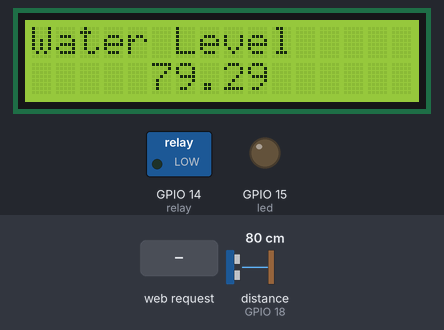
Bench run of a sketch on a simulated ESP32. Parts: 16×2 character LCD, switched loads named in the sketch (green lamp = pin HIGH), output pins drawn as LEDs (lit = HIGH). Wiring (inferred from the names in the program): ultrasonic range finder: trigger GPIO 5; echo GPIO 18. The test bench sets the inputs (shaded band); at power-on: distance to the obstacle (sensor on GPIO 18) 80 cm. The echo pulse lasts 58.3 µs per cm; WiFi joins after 1.5 s; servers stay silent unless stated; uploads are accepted with an empty reply; pins used as bus, display or sensor lines are not drawn; what the sketch prints to the serial monitor is not drawn.

Above: at 2.8 s.
2.9 s: distance to the obstacle (sensor on GPIO 18) set to 12 cm
At 3.7 s:
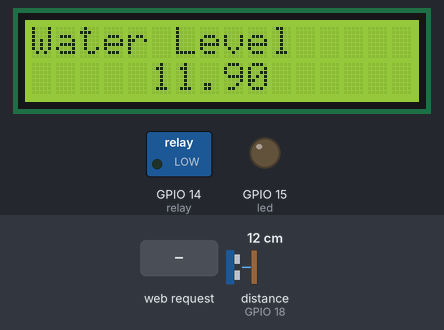
4.6 s: distance to the obstacle (sensor on GPIO 18) set to 9 cm
At 5.0 s:
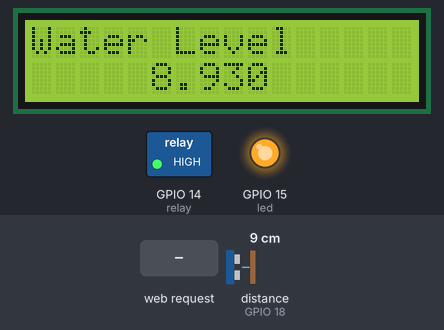
6.1 s: HTTP request GET /manStop received
At 7.3 s:
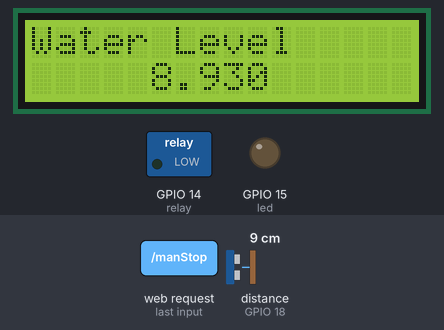
7.6 s: distance to the obstacle (sensor on GPIO 18) set to 2 cm
At 8.9 s:
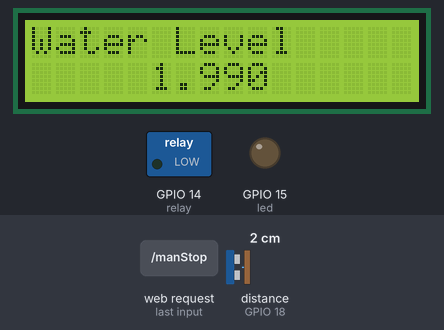
9.2 s: HTTP request GET /autoMode received
At 10.4 s:
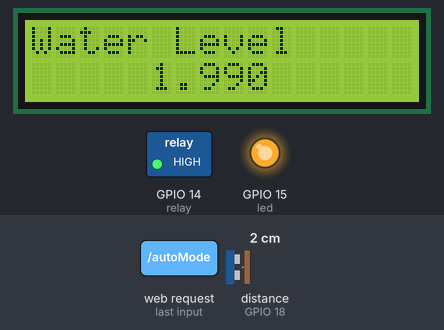
Timing chart, 0 to 11.7 s (numbered marks = the images above; inputs shaded):
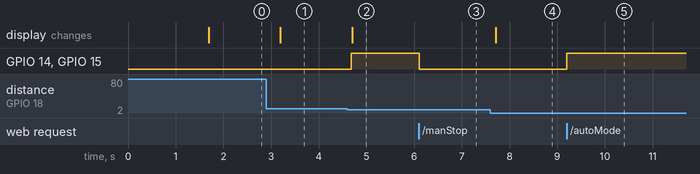

The sketch:

midsem2.ino
```cpp
/**
 * BasicHTTPClient.ino
 *
 *  Created on: 24.05.2015
 *
 */

#include <Arduino.h>
#include <LiquidCrystal_I2C.h>
#include <WiFi.h>
#include <WiFiMulti.h>
#include <WiFiClient.h>
#include <WebServer.h>
#include <ESPmDNS.h>
#include <HTTPClient.h>
#include "htmlPage.h"
#define SOUND_SPEED 0.034


unsigned long prevTime_T1 = millis();
long interval_T1 = 300;
unsigned long prevTime_T2 = millis();
long interval_T2 = 300;
unsigned long prevTime_T3 = millis();
long interval_T3 = 300;
unsigned long prevTime_T4 = millis();
long interval_T4 = 300;

const int trigPin = 5;
const int echoPin = 18;
int led = 15;
int relay = 14;
int pin = 23;
long duration;
float distanceCm;

int auto_state = 0;     //0 for auto 1 for manual off 2 for manual on

//const char* ssid = "DUFIE-HOSTEL";
//const char* password = "Duf1e@9723";


//const char* ssid = "Ben.Fra.Pri";
//const char* password = "M633SFTK";

//const char* ssid = "Millz";
//const char* password = "nanayaw22";

const char* ssid = "S8";
const char* password = "Pakus+12";

WebServer server(80);

WiFiMulti wifiMulti;

LiquidCrystal_I2C lcd(0x27,16,2);  // set the LCD address to 0x27 for a 16 chars and 2 line display


void handleRoot() {
//  server.send(200, "text/html", theHtmlCode);
server.send(200, "text/html", theHtmlCode);
}

void handleWaterLevel(){
  server.send(200, "text/plain", String(distanceCm) );
}

void dashboard(){
  server.send(200, "text/html", theHtmlCode);
}

void waterlevels(){
    digitalWrite(trigPin, LOW);
    delayMicroseconds(2);

    digitalWrite(trigPin, HIGH);
    delayMicroseconds(10); // Sets the trigPin on HIGH state for 10 micro seconds
    digitalWrite(trigPin, LOW);

    duration = pulseIn(echoPin, HIGH); // Reads the echoPin, returns the sound wave travel time in microseconds

    distanceCm = duration * SOUND_SPEED/2;  // Calculate the distance

    String water_reading = String(distanceCm);
    server.send(200, "text/plain", water_reading);
}


void handleNotFound() {
  //digitalWrite(led, 1);
  String message = "File Not Found\n\n";
  message += "URI: ";
  message += server.uri();
  message += "\nMethod: ";
  message += (server.method() == HTTP_GET) ? "GET" : "POST";
  message += "\nArguments: ";
  message += server.args();
  message += "\n";
  for (uint8_t i = 0; i < server.args(); i++) {
    message += " " + server.argName(i) + ": " + server.arg(i) + "\n";
  }
  server.send(404, "text/plain", message);
  //digitalWrite(led, 0);
}


void autoMode(){
  auto_state = 0;
}

void manStart(){
  auto_state = 2;
}


void manStop(){
  auto_state = 1;
}


void setup(void) {
    Serial.begin(115200);

    lcd.init();
    lcd.clear();
    lcd.backlight();      // Make sure backlight is on

    pinMode(trigPin, OUTPUT); // Sets the trigPin as an Output
    pinMode(echoPin, INPUT); // Sets the echoPin as an Input
    pinMode(led, OUTPUT); // Sets the trigPin as an Output
    pinMode(relay, OUTPUT); // Sets the trigPin as an Output


    WiFi.mode(WIFI_STA);
    WiFi.begin(ssid, password);

    Serial.println();
    Serial.println();
    Serial.println();

    // another way to check the connection
    while(WiFi.status() != WL_CONNECTED){
      delay(200);
      Serial.print(".");
    }

    wifiMulti.addAP(ssid, password);

    Serial.println("");
    Serial.print("Connected to ");
    Serial.println(ssid);
    Serial.print("IP address: ");
    Serial.println(WiFi.localIP());

//    if (MDNS.begin("esp32")) {
//    Serial.println("MDNS responder started");
//    }

    server.on("/", handleRoot);
    server.on("/waterlevels", waterlevels);
    server.on("/autoMode", autoMode);
    server.on("/manStart", manStart);
    server.on("/manStop", manStop);
    server.on("/theWaterLevel", handleWaterLevel);
    server.on("/dashboard", dashboard);
//    });

  server.onNotFound(handleNotFound);

  server.begin();
  Serial.println("HTTP server started");

}

void loop(void) {
    unsigned long currentTime = millis();
    if(currentTime - prevTime_T3 > interval_T3){
      waterlevels();
      prevTime_T3 = currentTime;
    }

      if(auto_state==0){
        if(distanceCm <= 10){
          digitalWrite(led,HIGH);
          digitalWrite(relay,HIGH);
          server.send(200, "text/plain");
       }

       if(distanceCm >= 20){
        digitalWrite(led,LOW);
        digitalWrite(relay,LOW);
        server.send(200, "text/plain");
       }
     }

      else if(auto_state==1){
        digitalWrite(led,LOW);
        digitalWrite(relay,LOW);
        server.send(200, "text/plain");
      }
      else if(auto_state==2){
       digitalWrite(led,HIGH);
       digitalWrite(relay,HIGH);
       server.send(200, "text/plain");
      }


    if(currentTime - prevTime_T2 > interval_T2){
      // Print a message on both lines of the LCD.
      lcd.setCursor(0,0);   //Set cursor to character 2 on line 0
      lcd.print("Water Level");

      lcd.setCursor(5,1);   //Move cursor to character 2 on line 1
      lcd.print(distanceCm);

      Serial.print("Distance (cm): ");
      Serial.println(distanceCm);

      prevTime_T2 = currentTime;
    }


      server.handleClient();

   if(currentTime - prevTime_T1 > interval_T1){
     // wait for WiFi connection
    if((wifiMulti.run() == WL_CONNECTED)) {

        HTTPClient http;

        Serial.print("[HTTP] begin...\n");
        // configure traged server and url
        //http.begin("https://www.howsmyssl.com/a/check", ca); //HTTPS
        http.begin("http://192.168.43.99/iot/midsem.php?DistanceCm="+String (distanceCm)); //HTTP

        Serial.print("[HTTP] GET...\n");
        // start connection and send HTTP header
        int httpCode = http.GET();

        // httpCode will be negative on error
        if(httpCode > 0) {
            // HTTP header has been send and Server response header has been handled
            Serial.printf("[HTTP] GET... code: %d\n", httpCode);

            // file found at server
            if(httpCode == HTTP_CODE_OK) {
                String payload = http.getString();
                Serial.println(payload);
            }
        } else {
            Serial.printf("[HTTP] GET... failed, error: %s\n", http.errorToString(httpCode).c_str());
        }

        http.end();
    }
    prevTime_T1 = currentTime;}

}
```

htmlPage.h
```cpp
char theHtmlCode[] PROGMEM = R"(

<!DOCTYPE html>
<html>

<head>
    <title>Dashboard</title>
</head>
<link href="https://cdn.jsdelivr.net/npm/bootstrap@5.2.2/dist/css/bootstrap.min.css" rel="stylesheet" integrity="sha384-Zenh87qX5JnK2Jl0vWa8Ck2rdkQ2Bzep5IDxbcnCeuOxjzrPF/et3URy9Bv1WTRi" crossorigin="anonymous">
<body>
    <div style="color: white; background-color: brown; text-align: center; padding: 10px;">
        <h1>Water Level Monitoring</h1>
    </div>
        <h2 style="text-align: center;">Current Water Level:</h2>
        <p id="waterLevels" style="text-align: center; background-color:turquoise; padding:10px;"></p>
    <div>
        <h2 style="text-align: center">Motor Controller</h2>

        <div class="text-center" style="align-items: center;">
          <button id='Auto' onclick='manStart()' class="btn btn-primary"> Start Manually </button>
          <button id='Man Start' onclick='manStop()' class="btn btn-success"> Stop Manually </button>
          <button id='Man Stop' onclick='autoMode()' class="btn btn-warning"> Auto Mode </button>
         </div>

     <div>
        <h2 style="text-align: center">Water Level Report</h2>
        <div style="align-items: center;" class="d-flex justify-content-center">
            <a href="http://localhost/iot/report.php" target="_blank">
                <button class="btn btn-danger" id='Report'> View Report </button>
            </a>
        </div>
    </div>


    <script>

    setInterval(function(){ tank1(); }, 500);
    function tank1(){
      var xhr = new XMLHttpRequest();
      xhr.onreadystatechange = function () {
        if (this.readyState == 4 && this.status == 200) {
          document.getElementById("waterLevels").innerHTML = this.responseText;
        }
      };
       xhr.open('GET', "theWaterLevel", true);
       xhr.send();
    }

    function manStart(){
      var xhr = new XMLHttpRequest();
      xhr.onreadystatechange = function() {};
      xhr.open("GET", "manStart", true);
      xhr.send();
    }

    function manStop(){
      var xhr = new XMLHttpRequest();
      xhr.onreadystatechange = function() {};
    //   if (this.readyState == 4 && this.status == 200) {}
      xhr.open("GET", "manStop", true);
      xhr.send();
    }

    function autoMode(){
      var xhr = new XMLHttpRequest();
      xhr.onreadystatechange = function() {};
      xhr.open("GET", "autoMode", true);
      xhr.send();
    }
    </script>

    </body>
</html>
)";
```

Measured:
- the behaviour switches between 11 and 10 cm on distance to the obstacle (sensor on GPIO 18) (found by bisection; images 1 and 2)
- after the input at 2.9 s, the display: changes after 0.29 s (image 1)
- after the input at 4.6 s, GPIO 14 (relay), GPIO 15 (led): LOW → HIGH after 0.08 s; the display: changes after 0.10 s (image 2)
- after the input at 6.1 s, GPIO 14 (relay), GPIO 15 (led): HIGH → LOW at once
- after the input at 7.6 s, the display: changes after 0.11 s (image 4)
- after the input at 9.2 s, GPIO 14 (relay), GPIO 15 (led): LOW → HIGH at once
